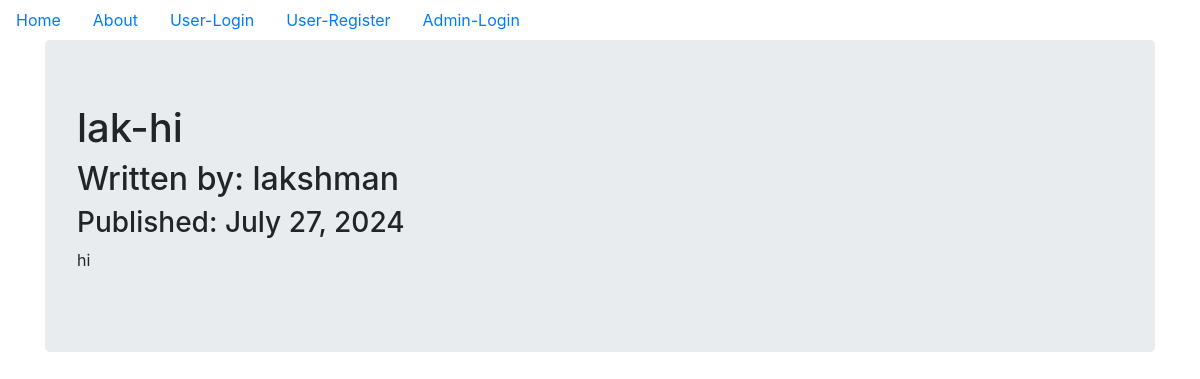
Page /user_read_post/1 on the committed database.
### models.py (models this page shows, shortened)
class UserBlogPost(db.Model):
    __tablename__ = 'blog_post'
    id = db.Column(db.Integer, primary_key=True)
    date = db.Column(db.DateTime, nullable=False, default=datetime.utcnow)
    title = db.Column(db.String(140), nullable=False)
    text = db.Column(db.Text, nullable=False)
    user_id = db.Column(db.Integer, db.ForeignKey('user.id'), nullable=False)

class User(db.Model, UserMixin):
    __tablename__ = 'user'
    id = db.Column(db.Integer, primary_key = True)
    profile_image = db.Column(db.String(20), nullable=False, default='default_profile.png')
    email = db.Column(db.String(64), unique=True, index=True)
    username = db.Column(db.String(64), unique=True, index=True)
    password_hash = db.Column(db.String(128))
    posts = db.relationship('UserBlogPost', backref='user_author', lazy=True)

### user_site/user_blog_post/views.py (the view)
@user_blog_post_bp.route('/user_read_post/<int:blog_post_id>')
def user_read_post(blog_post_id):
    blog_post = UserBlogPost.query.get_or_404(blog_post_id)
    return render_template('user_read_post.html',title=blog_post.title,
                            date=blog_post.date,post=blog_post)

### user_site/templates/user_read_post.html (shortened to what this page needs)
{% extends "base.html" %}
{% block content %}
<div class="jumbotron">
  <h1>{{ post.title }}</h1>
  <h2>Written by: {{post.user_author.username}}</h2>
  <h3>Published: {{ post.date.strftime('%B %d, %Y') }}</h3>
  <p>{{post.text}}</p>
</div>
{% endblock content %}

### rows in the picture
UserBlogPost: title "lak-hi", date "July 27, 2024", text "hi"
User: user_author.username "lakshman"
